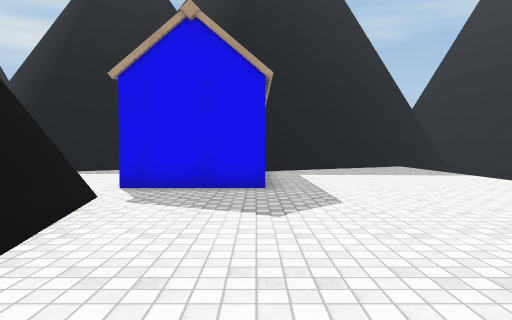
view 1 (above)

16 first-person views from a walk through a Unity game level. The camera is 1.2 m above the floor, tilts 2° down and sees 75° across. The floor is counted in squares, 1.33 m on a side. Each view is taken from the middle of a square. On the plan, view 1 faces up. The plan holds only what a view shows up to about 12 squares ahead; the rest is blank. The place goes on beyond the plan. The player is left out. Surface patterns are stand-ins for the level's own textures.

view 2
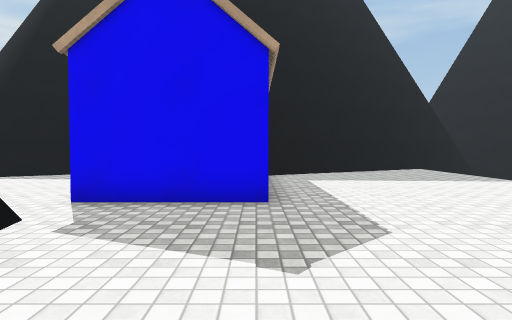

view 3
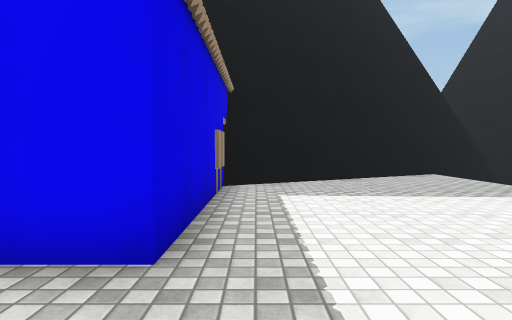

view 4
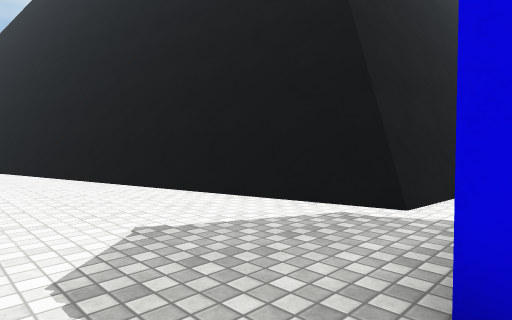

view 5
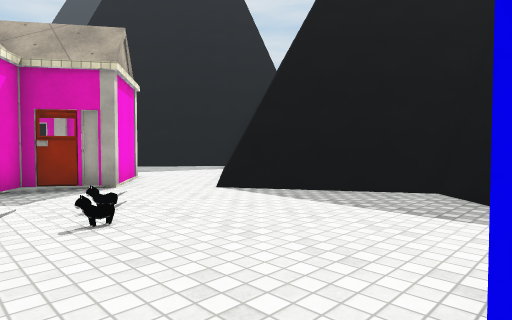

view 6
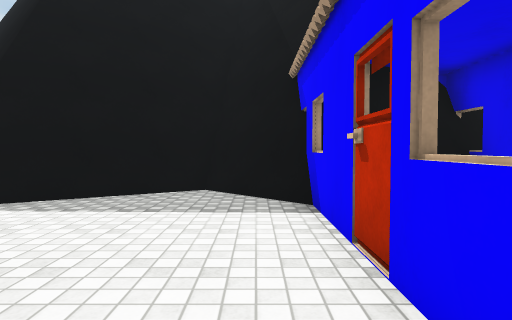

view 7
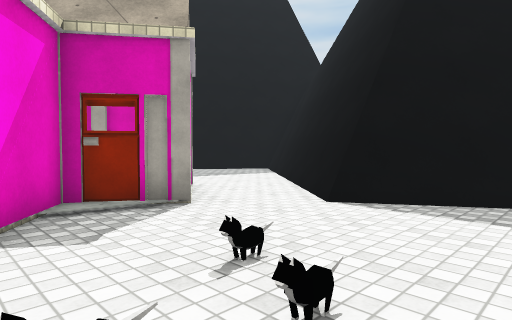

view 8
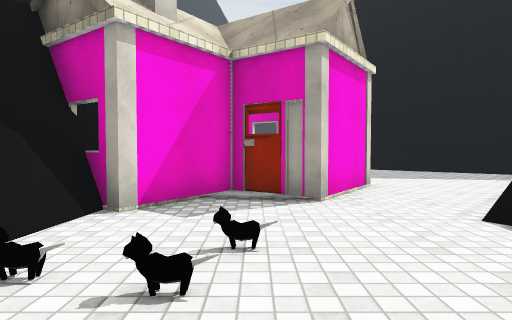

view 9
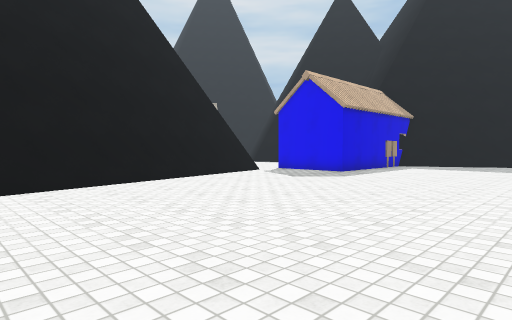

view 10
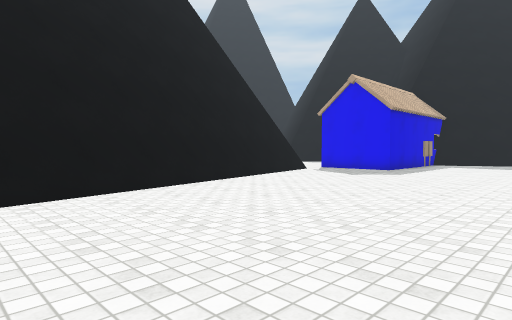

view 11
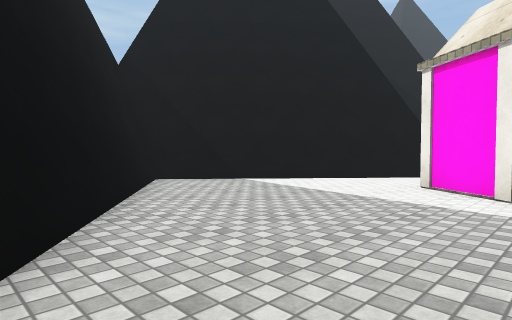

view 12
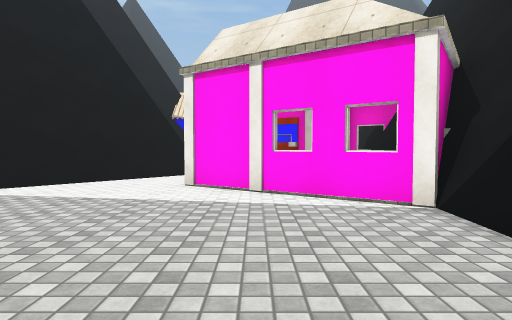

view 13
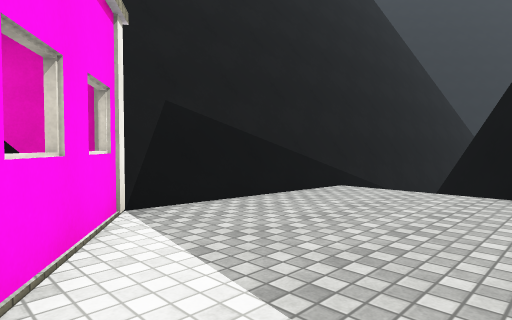

view 14
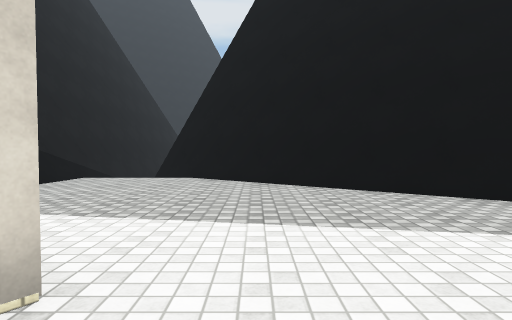

view 15
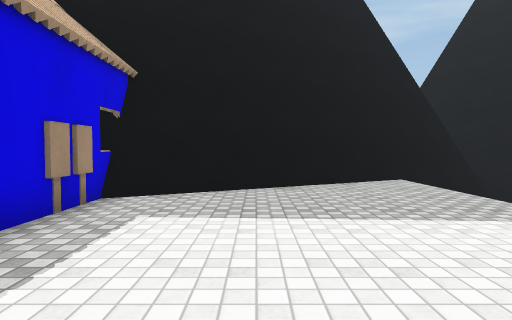

view 16
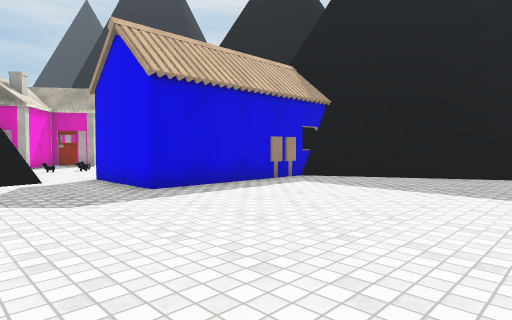

### Floor plan
Points are (right, up) in squares from view 1. A wall is a line through its corners. A room is listed if a view was taken in it or the views show most of it. See-through windows are left out.
Room 1 (views 1, 2, 3, 4, 5, 6, 7, 8, 9, 10, 14, 15, 16)
walls: (-3.1, 5.7) (-0.2, -7); (-3.3, 5.5) (-0.6, -6.4); (-6.6, 6) (-2.9, 5.7); (-6.8, 5.8) (-3.5, 5.5) (-0.8, -6.2); (-3, 12.6) (-4.9, 14.5); (-2.7, 12.9) (-4.9, 15) (-9.1, 12.5) (-11, 14.1); (-3, 13) (-5, 15); (6, 16.8) (-0.6, 13.3); (-5.1, 14.7) (-9.1, 12.2); (-12.2, 6.3) (-8.9, 6); (-12.7, 6.5) (-8.6, 6.2); (10.1, 18.7) (-0.8, 12.9); (-12.9, 11.7) (-10.6, 10.1) (-11.8, 8.5) (-9.7, 7.1) (-10.3, 6.2)
low walls: (-2.2, 2.6) (-1.5, -0.5); (-2.9, 5.7) (-2.5, 3.8); (-1.3, -1.5) (-0.5, -4.7); (-5, 6.3) (-3, 6.1); (-6, 6.1) (-3, 5.9); (0.6, 13.2) (0.1, 13); (2.6, 14.3) (1, 13.5); (-3, 12.4) (-5.1, 14.5); (4.5, 15.3) (2.9, 14.4); (6.5, 16.4) (4.9, 15.5); (-4.9, 14.5) (-8.4, 12.4); (-10.1, 6.7) (-9.4, 6.6); (-10.2, 6.5) (-8.2, 6.3); (8.5, 17.4) (6.8, 16.5); (-9.1, 12.2) (-11.5, 14.3); (-9.7, 12.4) (-10.5, 13.2); (10.4, 18.4) (8.8, 17.5); (10.3, 18.6) (0.1, 13.2); (-10.8, 13.4) (-11.6, 14.1)
ways out: opening at (-11.5, 12.5) to room 2
objects: house (-3, 8) to (0, 12)
Room 2 (views 11, 12, 13)
walls: (-16, 7.3) (-12.9, 11.7); (-16.3, 18.2) (-22.4, 9.8); (-16.5, 18.3) (-22.4, 10.1); (-11, 14.1) (-16.2, 18.7); (-24.5, 7.6) (-14.7, 6.7); (-24.6, 7.3) (-14.8, 6.5)
low walls: (-19.4, 7.5) (-15.8, 7.2); (-12.8, 15.5) (-16.3, 18.5); (-12, 14.5) (-16.5, 18.3); (-11.6, 14.4) (-12.6, 15.2); (-23.4, 7.8) (-22.5, 7.8); (-24.5, 7.7) (-15.2, 6.9)
ways out: opening at (-11.5, 12.5) to room 1

Positions as (right, up) in squares from view 1, and headings:
1: (0, 0), facing up
2: (0, 2), facing up
3: (1, 5), facing up
4: (2, 8), facing down-left
5: (-3, 7), facing up-left
6: (-4, 7), facing up
7: (-6, 7), facing up-left
8: (-5, 9), facing left
9: (7, -4), facing up-left
10: (6, -6), facing up-left
11: (-21, 9), facing up-right
12: (-21, 10), facing right
13: (-14, 12), facing down-left
14: (-11, 13), facing left
15: (3, 7), facing up
16: (7, 4), facing up-left
